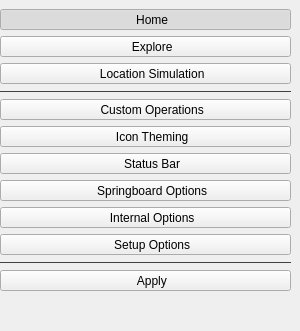
        <widget class="QWidget" name="sidebar" native="true">
         <property name="sizePolicy">
          <sizepolicy hsizetype="Fixed" vsizetype="Preferred">
           <horstretch>0</horstretch>
           <verstretch>0</verstretch>
          </sizepolicy>
         </property>
         <property name="minimumSize">
          <size>
           <width>300</width>
           <height>0</height>
          </size>
         </property>
         <property name="styleSheet">
          <string notr="true">QFrame {
	color: #414141;
}</string>
         </property>
         <layout class="QVBoxLayout" name="verticalLayout">
          <property name="leftMargin">
           <number>0</number>
          </property>
          <property name="topMargin">
           <number>9</number>
          </property>
          <property name="rightMargin">
           <number>9</number>
          </property>
          <property name="bottomMargin">
           <number>0</number>
          </property>
          <item>
           <widget class="QToolButton" name="homePageBtn">
            <property name="sizePolicy">
             <sizepolicy hsizetype="Expanding" vsizetype="Fixed">
              <horstretch>0</horstretch>
              <verstretch>0</verstretch>
             </sizepolicy>
            </property>
            <property name="text">
             <string>    Home</string>
            </property>
            <property name="icon">
             <iconset resource="resources.qrc">
              <normaloff>:/icon/house.svg</normaloff>:/icon/house.svg</iconset>
            </property>
            <property name="checkable">
             <bool>true</bool>
            </property>
            <property name="checked">
             <bool>true</bool>
            </property>
            <property name="autoExclusive">
             <bool>true</bool>
            </property>
            <property name="toolButtonStyle">
             <enum>Qt::ToolButtonTextBesideIcon</enum>
            </property>
            <property name="cls" stdset="0">
             <string>sidebarBtn</string>
            </property>
           </widget>
          </item>
          <item>
           <widget class="QToolButton" name="explorePageBtn">
            <property name="sizePolicy">
             <sizepolicy hsizetype="Expanding" vsizetype="Fixed">
              <horstretch>0</horstretch>
              <verstretch>0</verstretch>
             </sizepolicy>
            </property>
            <property name="text">
             <string>    Explore</string>
            </property>
            <property name="icon">
             <iconset resource="resources.qrc">
              <normaloff>:/icon/compass.svg</normaloff>:/icon/compass.svg</iconset>
            </property>
            <property name="checkable">
             <bool>true</bool>
            </property>
            <property name="autoExclusive">
             <bool>true</bool>
            </property>
            <property name="toolButtonStyle">
             <enum>Qt::ToolButtonTextBesideIcon</enum>
            </property>
            <property name="cls" stdset="0">
             <string>sidebarBtn</string>
            </property>
           </widget>
          </item>
          <item>
           <widget class="QToolButton" name="locSimPageBtn">
            <property name="sizePolicy">
             <sizepolicy hsizetype="Expanding" vsizetype="Fixed">
              <horstretch>0</horstretch>
              <verstretch>0</verstretch>
             </sizepolicy>
            </property>
            <property name="text">
             <string>    Location Simulation</string>
            </property>
            <property name="icon">
             <iconset resource="resources.qrc">
              <normaloff>:/icon/geo-alt.svg</normaloff>:/icon/geo-alt.svg</iconset>
            </property>
            <property name="checkable">
             <bool>true</bool>
            </property>
            <property name="autoExclusive">
             <bool>true</bool>
            </property>
            <property name="toolButtonStyle">
             <enum>Qt::ToolButtonTextBesideIcon</enum>
            </property>
            <property name="cls" stdset="0">
             <string>sidebarBtn</string>
            </property>
           </widget>
          </item>
          <item>
           <widget class="Line" name="sidebarDiv1">
            <property name="styleSheet">
             <string notr="true">QFrame {
	color: #414141;
}</string>
            </property>
            <property name="frameShadow">
             <enum>QFrame::Plain</enum>
            </property>
            <property name="orientation">
             <enum>Qt::Horizontal</enum>
            </property>
           </widget>
          </item>
          <item>
           <widget class="QToolButton" name="customOperationsPageBtn">
            <property name="sizePolicy">
             <sizepolicy hsizetype="Expanding" vsizetype="Fixed">
              <horstretch>0</horstretch>
              <verstretch>0</verstretch>
             </sizepolicy>
            </property>
            <property name="text">
             <string>    Custom Operations</string>
            </property>
            <property name="icon">
             <iconset resource="resources.qrc">
              <normaloff>:/icon/pencil.svg</normaloff>:/icon/pencil.svg</iconset>
            </property>
            <property name="checkable">
             <bool>true</bool>
            </property>
            <property name="autoExclusive">
             <bool>true</bool>
            </property>
            <property name="toolButtonStyle">
             <enum>Qt::ToolButtonTextBesideIcon</enum>
            </property>
            <property name="cls" stdset="0">
             <string>sidebarBtn</string>
            </property>
           </widget>
          </item>
          <item>
           <widget class="QToolButton" name="themesPageBtn">
            <property name="sizePolicy">
             <sizepolicy hsizetype="Expanding" vsizetype="Fixed">
              <horstretch>0</horstretch>
              <verstretch>0</verstretch>
             </sizepolicy>
            </property>
            <property name="text">
             <string>    Icon Theming</string>
            </property>
            <property name="icon">
             <iconset resource="resources.qrc">
              <normaloff>:/icon/brush.svg</normaloff>:/icon/brush.svg</iconset>
            </property>
            <property name="checkable">
             <bool>true</bool>
            </property>
            <property name="autoExclusive">
             <bool>true</bool>
            </property>
            <property name="toolButtonStyle">
             <enum>Qt::ToolButtonTextBesideIcon</enum>
            </property>
            <property name="arrowType">
             <enum>Qt::NoArrow</enum>
            </property>
            <property name="cls" stdset="0">
             <string>sidebarBtn</string>
            </property>
           </widget>
          </item>
          <item>
           <widget class="QToolButton" name="statusBarPageBtn">
            <property name="sizePolicy">
             <sizepolicy hsizetype="Expanding" vsizetype="Fixed">
              <horstretch>0</horstretch>
              <verstretch>0</verstretch>
             </sizepolicy>
            </property>
            <property name="text">
             <string>    Status Bar</string>
            </property>
            <property name="icon">
             <iconset resource="resources.qrc">
              <normaloff>:/icon/wifi.svg</normaloff>:/icon/wifi.svg</iconset>
            </property>
            <property name="checkable">
             <bool>true</bool>
            </property>
            <property name="autoExclusive">
             <bool>true</bool>
            </property>
            <property name="toolButtonStyle">
             <enum>Qt::ToolButtonTextBesideIcon</enum>
            </property>
            <property name="cls" stdset="0">
             <string>sidebarBtn</string>
            </property>
           </widget>
          </item>
          <item>
           <widget class="QToolButton" name="springboardOptionsPageBtn">
            <property name="sizePolicy">
             <sizepolicy hsizetype="Expanding" vsizetype="Fixed">
              <horstretch>0</horstretch>
              <verstretch>0</verstretch>
             </sizepolicy>
            </property>
            <property name="text">
             <string>    Springboard Options</string>
            </property>
            <property name="icon">
             <iconset resource="resources.qrc">
              <normaloff>:/icon/app-indicator.svg</normaloff>:/icon/app-indicator.svg</iconset>
            </property>
            <property name="checkable">
             <bool>true</bool>
            </property>
            <property name="autoExclusive">
             <bool>true</bool>
            </property>
            <property name="toolButtonStyle">
             <enum>Qt::ToolButtonTextBesideIcon</enum>
            </property>
            <property name="cls" stdset="0">
             <string>sidebarBtn</string>
            </property>
           </widget>
          </item>
          <item>
           <widget class="QToolButton" name="internalOptionsPageBtn">
            <property name="sizePolicy">
             <sizepolicy hsizetype="Expanding" vsizetype="Fixed">
              <horstretch>0</horstretch>
              <verstretch>0</verstretch>
             </sizepolicy>
            </property>
            <property name="text">
             <string>    Internal Options</string>
            </property>
            <property name="icon">
             <iconset resource="resources.qrc">
              <normaloff>:/icon/hdd.svg</normaloff>:/icon/hdd.svg</iconset>
            </property>
            <property name="checkable">
             <bool>true</bool>
            </property>
            <property name="autoExclusive">
             <bool>true</bool>
            </property>
            <property name="toolButtonStyle">
             <enum>Qt::ToolButtonTextBesideIcon</enum>
            </property>
            <property name="cls" stdset="0">
             <string>sidebarBtn</string>
            </property>
           </widget>
          </item>
          <item>
           <widget class="QToolButton" name="setupOptionsPageBtn">
            <property name="sizePolicy">
             <sizepolicy hsizetype="Expanding" vsizetype="Fixed">
              <horstretch>0</horstretch>
              <verstretch>0</verstretch>
             </sizepolicy>
            </property>
            <property name="text">
             <string>    Setup Options</string>
            </property>
            <property name="icon">
             <iconset resource="resources.qrc">
              <normaloff>:/icon/gear.svg</normaloff>:/icon/gear.svg</iconset>
            </property>
            <property name="checkable">
             <bool>true</bool>
            </property>
            <property name="autoExclusive">
             <bool>true</bool>
            </property>
            <property name="toolButtonStyle">
             <enum>Qt::ToolButtonTextBesideIcon</enum>
            </property>
            <property name="cls" stdset="0">
             <string>sidebarBtn</string>
            </property>
           </widget>
          </item>
          <item>
           <widget class="Line" name="sidebarDiv2">
            <property name="styleSheet">
             <string notr="true">QFrame {
	color: #414141;
}</string>
            </property>
            <property name="frameShadow">
             <enum>QFrame::Plain</enum>
            </property>
            <property name="orientation">
             <enum>Qt::Horizontal</enum>
            </property>
           </widget>
          </item>
          <item>
           <widget class="QToolButton" name="applyPageBtn">
            <property name="sizePolicy">
             <sizepolicy hsizetype="Expanding" vsizetype="Fixed">
              <horstretch>0</horstretch>
              <verstretch>0</verstretch>
             </sizepolicy>
            </property>
            <property name="text">
             <string>    Apply</string>
            </property>
            <property name="icon">
             <iconset resource="resources.qrc">
              <normaloff>:/icon/check-circle.svg</normaloff>:/icon/check-circle.svg</iconset>
            </property>
            <property name="checkable">
             <bool>true</bool>
            </property>
            <property name="autoExclusive">
             <bool>true</bool>
            </property>
            <property name="toolButtonStyle">
             <enum>Qt::ToolButtonTextBesideIcon</enum>
            </property>
            <property name="cls" stdset="0">
             <string>sidebarBtn</string>
            </property>
           </widget>
          </item>
          <item>
           <spacer name="verticalSpacer">
            <property name="orientation">
             <enum>Qt::Vertical</enum>
            </property>
            <property name="sizeHint" stdset="0">
             <size>
              <width>20</width>
              <height>40</height>
             </size>
            </property>
           </spacer>
          </item>
         </layout>
        </widget>
